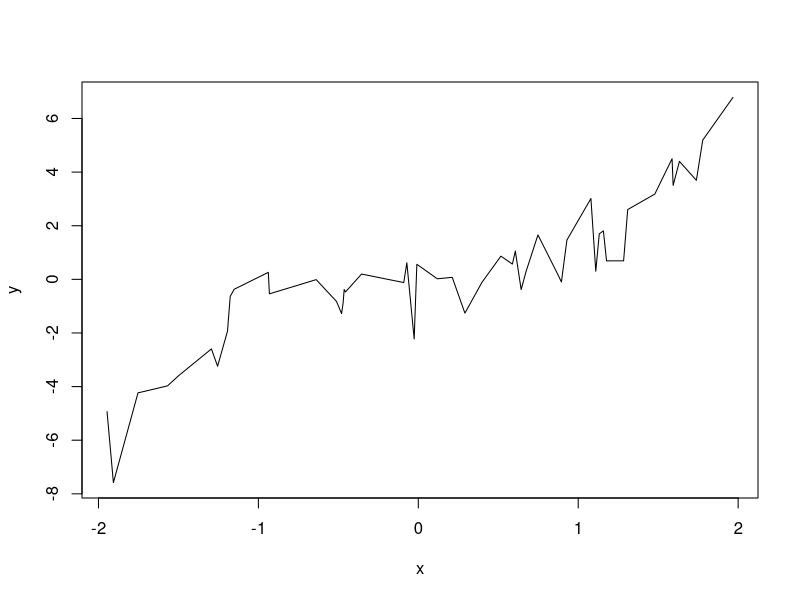
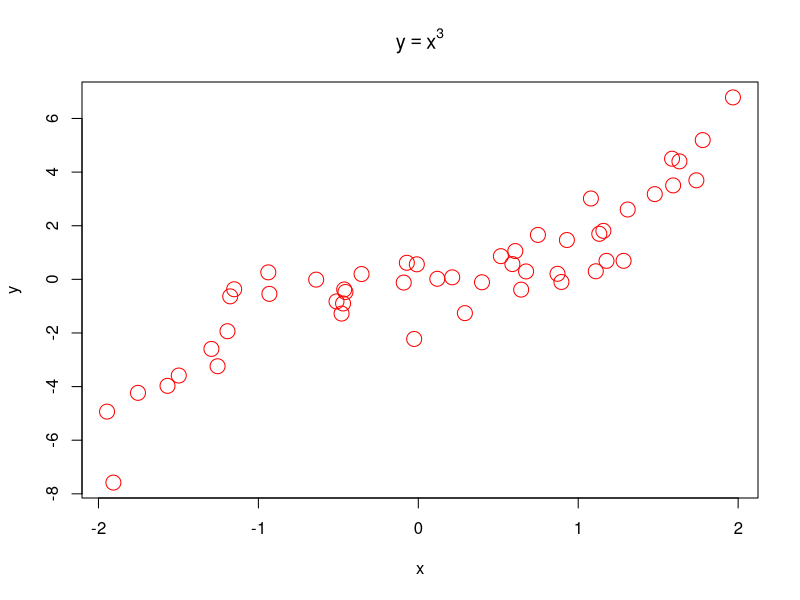
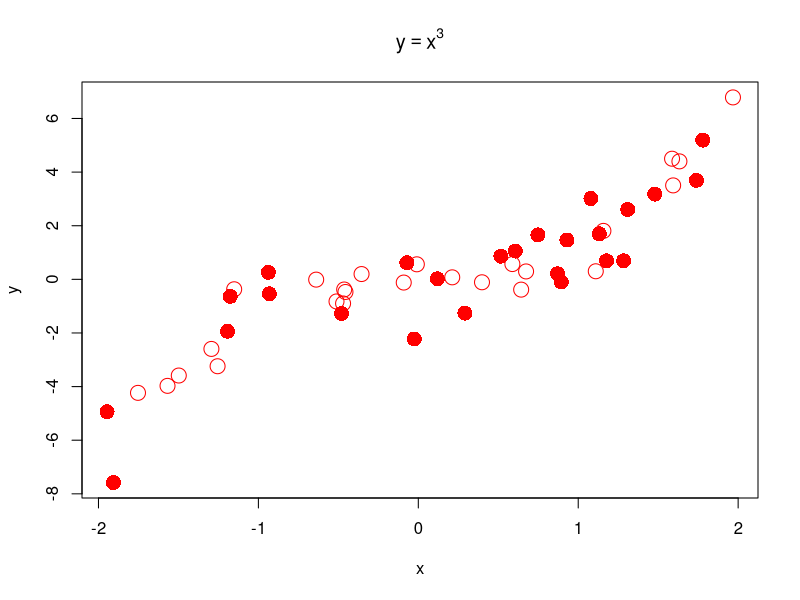

The R script that drew these images, in order:
## ---- chunk 1
knitr::opts_chunk$set(echo = TRUE)
## ---- chunk 2
score <- list(name="李明", id = "PB1", age=19, scores=c(85, 76, 90))
## ---- chunk 3
score[[3]]
d<-Sys.time()
p<-as.POSIXlt(d)
cat(1900+p$year-score[[3]])
## ---- chunk 4
y<-score[[4]]
mean(y)
## ---- chunk 5
score$excellent<-'NO'
score
## ---- chunk 6
pat1<-read.csv("covid19.csv",header = TRUE,na.strings = "")
names(pat1)
head(pat1,n=3)
## ---- chunk 7
pat1[is.na(pat1$性别),]
## ---- chunk 8
pat1<-pat1[-which(is.na(pat1$性别)),]
pat1
## ---- chunk 9
summary(pat1$性别)
table(pat1$性别)
## ---- chunk 10
summary(pat1$入院时间)
table(pat1$入院时间)
## ---- chunk 11
aggregate(pat1$年龄,by=pat1["性别"],mean)
aggregate(pat1$年龄,by=pat1["性别"],max)
aggregate(pat1$年龄,by=pat1["性别"],min)
## ---- chunk 12
k<-as.data.frame(cut(pat1$年龄,c(1,10,20,30,40,50,60,70,100)))
colnames(k)<-"年龄段"
pat1<-cbind(pat1,k)
pat1
## ---- chunk 13
m<-table(pat1[,"年龄段"],pat1[,"性别"])
m
m1<-round(m/nrow(pat1)*100,1)
m1
write.csv(m,file="年龄性别分布.csv")
## ---- chunk 14
pat2<-read.csv("covid19-3.csv",header = TRUE,na.strings = "")
names(pat2)
head(pat2,n=3)
## ---- chunk 15
pat<-merge(pat1,pat2,by.x="序号",by.y = "序号",all.x = TRUE)
pat
## ---- chunk 16
pat[,"入院时间"] <- as.Date(as.character(pat[,"入院时间"]), format = "%Y%m%d")
pat[,"出院时间"] <- as.Date(as.character(pat[,"出院时间"]), format = "%Y%m%d")
pat[pat$住院时间<0,"入院时间"]<-as.Date("2020-02-05")
pat[,"住院时间"] <- as.numeric(pat[,"出院时间"] - pat[,"入院时间"]) + 1
pat[pat$吸烟=="有"&pat$年龄>40&pat$住院时间>10,c(2,4)]
## ---- chunk 17
n = 50
set.seed(0)
x = runif(n, min=-2, max=2)
y = x^3 + rnorm(n)
## ---- chunk 18
u=sort(x)
v=y[order(x)]
plot(u, v, xlab="x",ylab = "y",type='l')
## ---- chunk 19
plot(y~x,main=expression(y==x^3),col="red",cex=2)
## ---- chunk 20
plot(y~x,main=expression(y==x^3),col="red",cex=2,pch=ifelse(1:50%%2==1,1,16))
